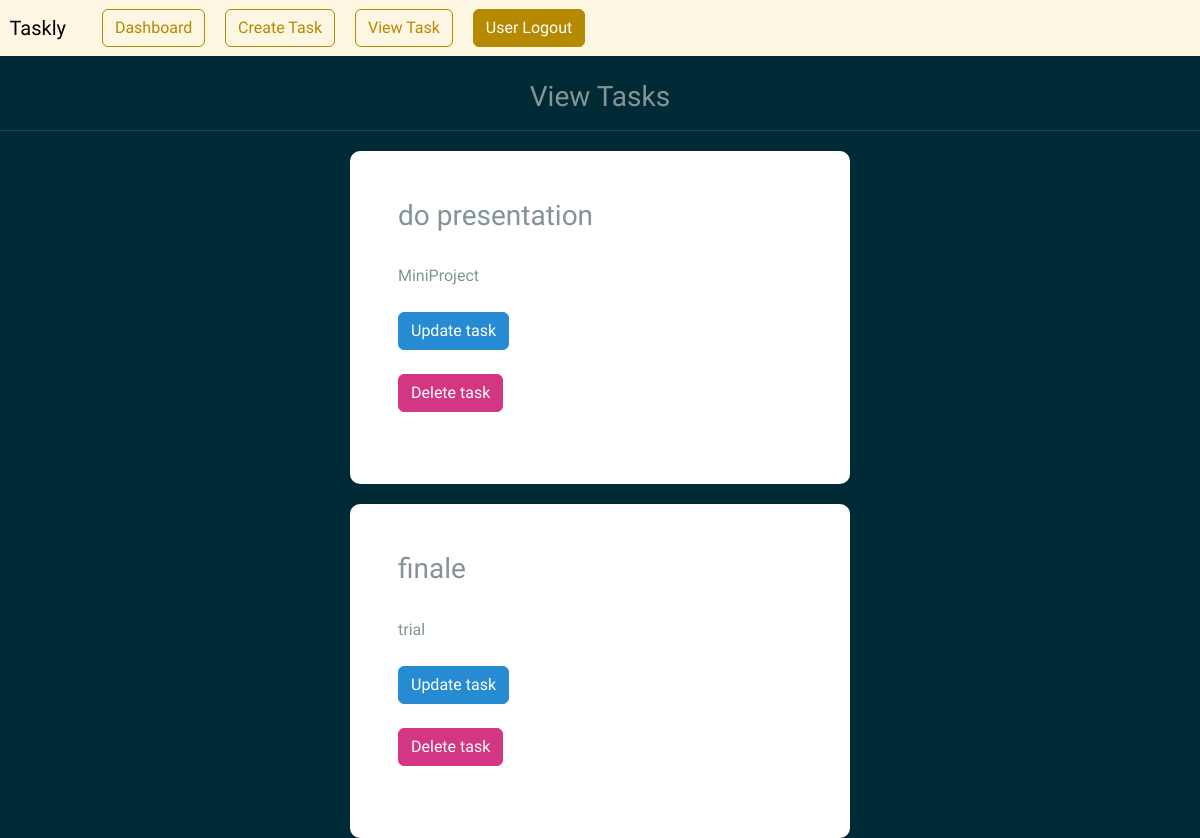
Screenshot of /view-task (signed in) with the database file from the repository.
### todo/models.py (models this page shows)
class Task(models.Model):
    Title = models.CharField(max_length=100, null=True)
    content = models.CharField(max_length=1000, null=True, blank=True)
    date_posted = models.DateField( auto_now_add=True, null=True)
    user = models.ForeignKey(User, on_delete=models.CASCADE, null=True)

### todo/views.py (the view)
# urls.py: path('view-task', views.viewTask, name="view-tasks" ),
@login_required(login_url='my-login')
def viewTask(request):
    current_user = request.user.id
    task = Task.objects.all().filter()
    context = {'task':task}
    return render(request, 'profile/view-task.html', context=context)

### templates/profile/view-task.html (shortened to what this page needs)
{% load static %}
<html>
<head>
    <link rel="stylesheet" type="text/css" href="https://bootswatch.com/5/solar/bootstrap.min.css">
    <link rel="stylesheet" type="text/css" href="{% static 'css/bootstrap-min.css' %}">
    <link rel="stylesheet" type="text/css" href="{% static 'css/styles.css' %}">
</head>
{% include 'profile/base.html' %}
<br>
<h3 class="text-center"> View Tasks </h3>
<hr>
{% for tsk in task %}
<div class="container bg-white shadow-md p-5 form-layout " style="margin-top: 20px;">
    <h3>{{tsk.Title}}</h3>
    <br>
    {{ tsk.content }}
    <br>
    <br>
    <a class="btn btn-info navbar-btn" type="button" href="{% url 'update-tasks' tsk.id %}">Update task</a>
    <br><br>
    <a class="btn btn-danger navbar-btn" type="button" href="{% url 'delete-tasks' tsk.id %}">Delete task</a>
    <br><br>
</div>
{% endfor %}
</html>

### static/css/styles.css (style rules this page uses)
.form-layout { border-radius: 10px; width: 500px; }

### rows the page displays
Task: Title "do presentation", content "MiniProject"
Task: Title "finale", content "trial"
